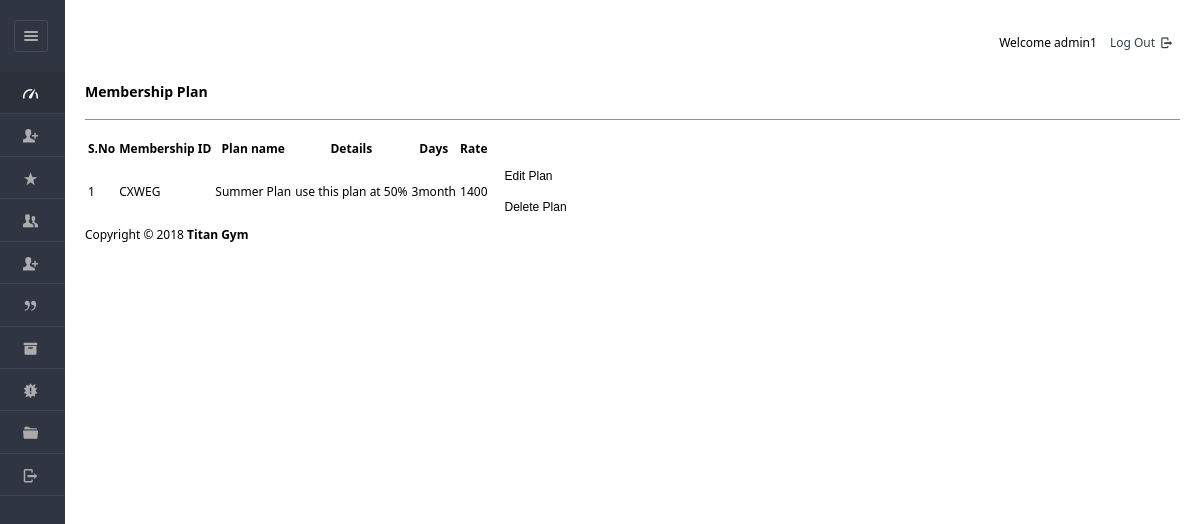
Before: /Files/dashboard/admin/view_plan.php (signed in) with the older database file.
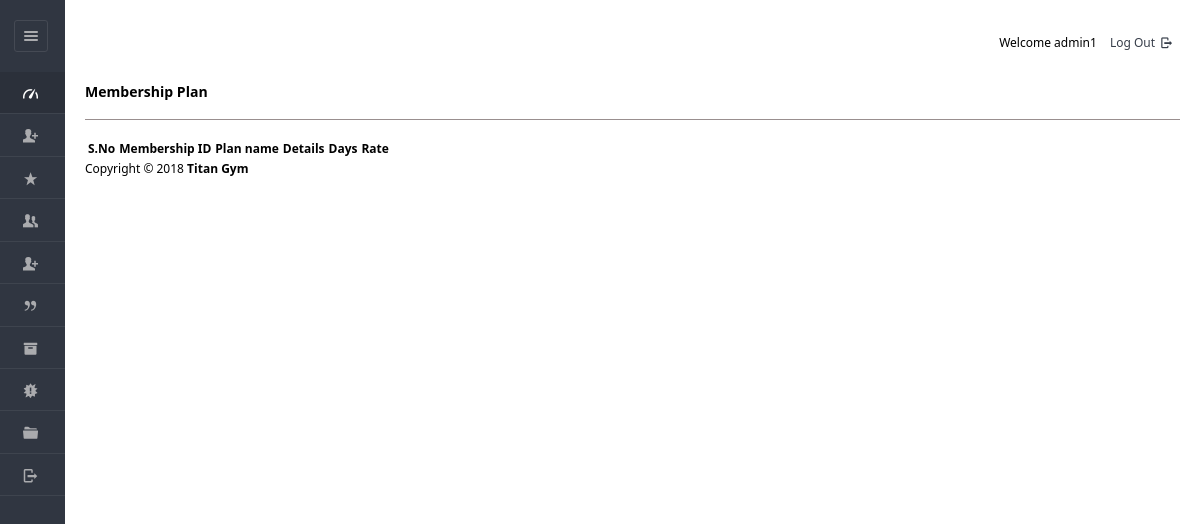
After: the same page with the newer database file.
### tables this page shows
CREATE TABLE `plan`  (
  `id` int(5) NOT NULL AUTO_INCREMENT,
  `pid` varchar(8) NOT NULL,
  `planName` varchar(20) NOT NULL,
  `description` varchar(50) NOT NULL,
  `validity` varchar(20) NOT NULL,
  `amount` int(10) NOT NULL,
  PRIMARY KEY (`id`) USING BTREE,
  INDEX `pid`(`pid`) USING BTREE
);

### Files/dashboard/admin/view_plan.php (the view, shortened to what this page needs)
<?php
require '../../include/db_conn.php';
?>
<!DOCTYPE html>
<html lang="en">
<head>
    <link rel="stylesheet" href="../../css/style.css"  id="style-resource-5">
    <link rel="stylesheet" href="../../css/dashMain.css">
    <link rel="stylesheet" type="text/css" href="../../css/entypo.css">
</head>
     <body class="page-body  page-fade" onload="initializeMember()">
    	<div class="page-container sidebar-collapsed" id="navbarcollapse">
		<div class="sidebar-menu">
			<header class="logo-env">
					<div class="sidebar-collapse" onclick="collapseSidebar()">
				<a href="#" class="sidebar-collapse-icon with-animation">
					<i class="entypo-menu"></i>
				</a>
			</div>
			</header>
    		<?php include('nav.php'); ?>
    	</div>
    		<div class="main-content">
				<div class="row">
					<div class="col-md-6 col-sm-8 clearfix">
					</div>
					<div class="col-md-6 col-sm-4 clearfix hidden-xs">
						<ul class="list-inline links-list pull-right">
							<li>Welcome <?php echo $_SESSION['full_name']; ?>
							</li>
							<li>
								<a href="logout.php">
									Log Out <i class="entypo-logout right"></i>
								</a>
							</li>
						</ul>
					</div>
				</div>
		<h3>Membership Plan</h3>
		<hr />
		<table class="table table-bordered datatable" id="table-1">
			<thead>
				<tr>
					<th>S.No</th>
					<th>Membership ID</th>
					<th>Plan name</th>
					<th>Details</th>
					<th>Days</th>
					<th>Rate</th>
					<th></th>
				</tr>
			</thead>
				<tbody>
					<?php
					$query  = "select * from plan ORDER BY id DESC";
					$result = mysqli_query($con, $query);
					$sno    = 1;
					if (mysqli_affected_rows($con) != 0) {
					    while ($row = mysqli_fetch_array($result, MYSQLI_ASSOC)) {
					        $msgid = $row['pid'];
					        echo "<tr><td>" . $sno . "</td>";
					        echo "<td>" . $row['pid'] . "</td>";
					        echo "<td>" . $row['planName'] . "</td>";
					        echo "<td>" . $row['description'] . "</td>";
					        echo "<td>" . $row['validity'] . "</td>";
					        echo "<td>" . $row['amount'] . "</td>";
					        $sno++;
					        echo "<td><form action='edit_plan.php' method='post'><input type='hidden' name='name' value='" . $msgid . "'/><input type='submit' value='Edit Plan ' class='btn btn-info'/></form><form action='del_plan.php' method='post' onSubmit='return ConfirmDelete();'><input type='hidden' name='name' value='" . $msgid . "'/><input type='submit' value='Delete Plan' class='btn btn-danger'/></form></td></tr>";
					    }
					}
					?>
				</tbody>
		</table>
<?php include('footer.php'); ?>
    	</div>
    </body>
</html>

### Files/dashboard/admin/nav.php (shortened to what this page needs)
<ul id="main-menu" class="">
    <li class="active opened active"><a href="index.php"><i class="entypo-gauge"></i><span>Dashboard</span></a></li>
	<li><a href="new_entry.php"><i class="entypo-user-add"></i><span>New Registration</span></a>
	<li><a href="payments.php"><i class="entypo-star"></i><span>Payments</span></a></li>
	<li class="" id="hassubopen"><a href="#" onclick="memberExpand(1)"><i class="entypo-users"></i><span>Members</span></a>
	</li>
	<li><a href="new_health_status.php"><i class="entypo-user-add"></i><span>Health Status</span></a>
		<li class="" id="planhassubopen"><a href="#" onclick="memberExpand(2)"><i class="entypo-quote"></i><span>Plan</span></a>
	<li><a href="new_plan.php"><i class="entypo-box"></i><span>Overview</span></a>
	<li><a href="new_plan.php"><i class="entypo-alert"></i><span>Alerts</span></a>
	</li>
	<li><a href="more-userprofile.php"><i class="entypo-folder"></i><span>Profile</span></a></li>
	<li><a href="logout.php"><i class="entypo-logout"></i><span>Logout</span></a></li>
</ul>

### Files/dashboard/admin/footer.php
<footer class="main">Copyright &copy; 2018 <strong>Titan Gym </strong></footer>

### Files/css/style.css (style rules this page uses)
html { font-size: 62.5%; font-family: sans-serif; }
div { display: block; }
body { font-family: "Noto Sans", sans-serif, "Helvetica Neue", Helvetica, Arial, sans-serif; font-size: 12px; line-height: 1.428571429; display: block; margin: 0; }
*, *:before, *:after { box-sizing: border-box; }
a { text-decoration: none; background: transparent; }
a { color: #373e4a; text-decoration: none; }
a { background: transparent; }
a { color: #373e4a; }
.page-container { position: relative; padding-left: 280px; }
.page-container .sidebar-menu { position: absolute; width: 280px; top: 0; left: 0; bottom: 0; background: #303641; color: #aaabae; z-index: 1; min-height: 796px; box-sizing: border-box; }
.page-container .sidebar-menu .logo-env { width: 100%; padding: 35px; padding-bottom: 10px; box-sizing: border-box; }
.page-container.sidebar-collapsed { padding-left: 65px; }
.page-container.sidebar-collapsed .sidebar-menu { z-index: 4; width: 65px; }
.page-container.sidebar-collapsed .sidebar-menu .logo-env { display: block; padding: 20px; }
.page-container .sidebar-menu .logo-env:before, .page-container .sidebar-menu .logo-env:after { content: " "; display: table; }
.page-container .sidebar-menu .logo-env > div { display: block; vertical-align: middle; white-space: nowrap; float: left; }
.page-container .sidebar-menu .logo-env > div > a { display: inline-block; color: #aaabae; }
.page-container.sidebar-collapsed .sidebar-menu .logo-env > div.sidebar-collapse { display: block; padding: 0; left: 3px; }
.page-container .sidebar-menu .logo-env > div.sidebar-collapse, .page-container .sidebar-menu .logo-env > div.sidebar-mobile-menu { position: relative; float: right; }
.page-container .sidebar-menu .logo-env > div.sidebar-collapse a, .page-container .sidebar-menu .logo-env > div.sidebar-mobile-menu a { display: inline-block; border: 1px solid #454a54; text-align: center; padding: 0; line-height: 1; font-size: 20px; font-weight: 300; padding: 5px 2px; background-clip: padding-box; border-radius: 3px; transition: all 200ms ease-in-out; }
.page-container .sidebar-menu .logo-env:after { clear: both; }
.page-container .sidebar-menu #main-menu { list-style: none; margin: 0; padding: 0; margin-bottom: 20px; }
ul, ol { margin-top: 0; margin-bottom: 8.5px; }
ul, menu, dir { display: block; list-style-type: disc; }
.page-container .sidebar-menu #main-menu li { position: relative; margin: 0; font-size: 12px; border-bottom: 1px solid rgba(69, 74, 84, 0.7); }
li { display: list-item; }
.page-container .sidebar-menu #main-menu li.active > a { background-color: #2b303a; color: #ffffff; }
.page-container .sidebar-menu #main-menu li a { position: relative; display: block; padding: 10px 20px; color: #aaabae; z-index: 2; transition: color 250ms ease-in-out, background-color 250ms ease-in-out; }
.page-container .sidebar-menu #main-menu li a i { top: 1px; }
.page-container .sidebar-menu #main-menu li i { position: relative; font-size: 15px; margin-right: 5px; }
i, cite, em, var, address, dfn { font-style: italic; }
input, button, select, textarea { font-family: inherit; font-size: inherit; line-height: inherit; }
button, input { line-height: normal; }
button, input, select, textarea { font-family: inherit; font-size: 100%; margin: 0; }
input { background-color: white; cursor: text; padding: 1px; border-width: 2px; border-style: inset; border-color: initial; border-image: initial; }
input, textarea, select, button { text-rendering: auto; color: initial; letter-spacing: normal; word-spacing: normal; text-transform: none; text-indent: 0px; text-shadow: none; display: inline-block; text-align: start; margin: 0em; font: 400 13.3333px Arial; }
.btn { display: inline-block; margin-bottom: 0; font-weight: 400; text-align: center; vertical-align: middle; cursor: pointer; background-image: none; border: 1px solid transparent; white-space: nowrap; padding: 6px 12px; font-size: 12px; line-height: 1.428571429; border-radius: 3px; user-select: none; }
button, html input[type="button"], input[type="reset"], input[type="submit"] { cursor: pointer; }

Changed rows visible on the page:
removed plan: pid "CXWEG", planName "Summer Plan", description "use this plan at 50%", validity "3month", amount "1400"
